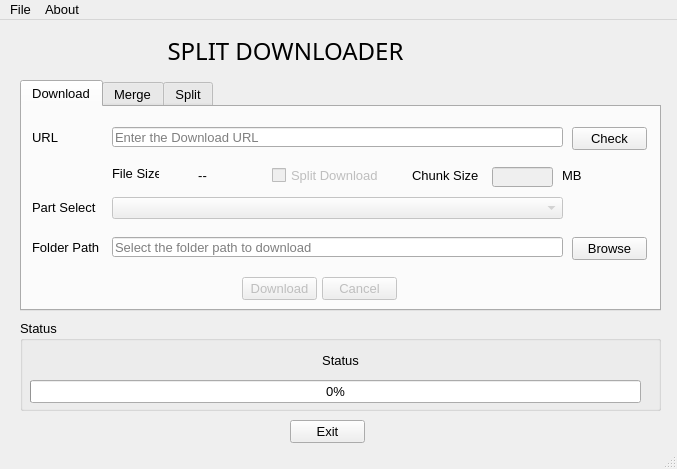
<?xml version="1.0" encoding="UTF-8"?>
<ui version="4.0">
 <class>SplitDownloader</class>
 <widget class="QMainWindow" name="SplitDownloader">
  <property name="enabled">
   <bool>true</bool>
  </property>
  <property name="geometry">
   <rect>
    <x>0</x>
    <y>0</y>
    <width>677</width>
    <height>469</height>
   </rect>
  </property>
  <property name="sizePolicy">
   <sizepolicy hsizetype="Fixed" vsizetype="Fixed">
    <horstretch>0</horstretch>
    <verstretch>0</verstretch>
   </sizepolicy>
  </property>
  <property name="font">
   <font>
    <pointsize>10</pointsize>
   </font>
  </property>
  <property name="windowTitle">
   <string>Split Downloader</string>
  </property>
  <property name="windowIcon">
   <iconset resource="download.qrc">
    <normaloff>:/download.png/download.png</normaloff>:/download.png/download.png</iconset>
  </property>
  <property name="accessibleDescription">
   <string extracomment="Enter the Download URL"/>
  </property>
  <property name="autoFillBackground">
   <bool>false</bool>
  </property>
  <widget class="QWidget" name="centralwidget">
   <widget class="QGroupBox" name="groupbox_status">
    <property name="geometry">
     <rect>
      <x>20</x>
      <y>300</y>
      <width>641</width>
      <height>91</height>
     </rect>
    </property>
    <property name="title">
     <string>Status</string>
    </property>
    <widget class="QProgressBar" name="progressBar">
     <property name="geometry">
      <rect>
       <x>10</x>
       <y>60</y>
       <width>611</width>
       <height>23</height>
      </rect>
     </property>
     <property name="value">
      <number>0</number>
     </property>
    </widget>
    <widget class="QLabel" name="label_download_status">
     <property name="geometry">
      <rect>
       <x>10</x>
       <y>30</y>
       <width>621</width>
       <height>20</height>
      </rect>
     </property>
     <property name="layoutDirection">
      <enum>Qt::LeftToRight</enum>
     </property>
     <property name="text">
      <string>Status</string>
     </property>
     <property name="alignment">
      <set>Qt::AlignCenter</set>
     </property>
    </widget>
   </widget>
   <widget class="QPushButton" name="button_exit">
    <property name="geometry">
     <rect>
      <x>290</x>
      <y>400</y>
      <width>75</width>
      <height>23</height>
     </rect>
    </property>
    <property name="text">
     <string>Exit</string>
    </property>
   </widget>
   <widget class="QLabel" name="SplitDownloader_header">
    <property name="geometry">
     <rect>
      <x>110</x>
      <y>20</y>
      <width>351</width>
      <height>21</height>
     </rect>
    </property>
    <property name="font">
     <font>
      <family>Segoe Script</family>
      <pointsize>18</pointsize>
     </font>
    </property>
    <property name="text">
     <string>SPLIT DOWNLOADER</string>
    </property>
    <property name="alignment">
     <set>Qt::AlignCenter</set>
    </property>
   </widget>
   <widget class="QLabel" name="logo">
    <property name="geometry">
     <rect>
      <x>460</x>
      <y>10</y>
      <width>51</width>
      <height>41</height>
     </rect>
    </property>
    <property name="text">
     <string/>
    </property>
    <property name="pixmap">
     <pixmap resource="download.qrc">:/download.png/download.png</pixmap>
    </property>
    <property name="scaledContents">
     <bool>true</bool>
    </property>
   </widget>
   <widget class="QTabWidget" name="Tab_MAIN">
    <property name="geometry">
     <rect>
      <x>20</x>
      <y>60</y>
      <width>641</width>
      <height>231</height>
     </rect>
    </property>
    <property name="autoFillBackground">
     <bool>true</bool>
    </property>
    <property name="styleSheet">
     <string notr="true"/>
    </property>
    <property name="currentIndex">
     <number>0</number>
    </property>
    <widget class="QWidget" name="tab_download">
     <attribute name="title">
      <string>Download</string>
     </attribute>
     <widget class="QPushButton" name="button_browse_download">
      <property name="geometry">
       <rect>
        <x>550</x>
        <y>130</y>
        <width>75</width>
        <height>23</height>
       </rect>
      </property>
      <property name="text">
       <string>Browse</string>
      </property>
     </widget>
     <widget class="QLabel" name="label_part_select">
      <property name="geometry">
       <rect>
        <x>10</x>
        <y>90</y>
        <width>71</width>
        <height>21</height>
       </rect>
      </property>
      <property name="text">
       <string>Part Select</string>
      </property>
     </widget>
     <widget class="QComboBox" name="combo_partselect">
      <property name="enabled">
       <bool>false</bool>
      </property>
      <property name="geometry">
       <rect>
        <x>90</x>
        <y>90</y>
        <width>451</width>
        <height>22</height>
       </rect>
      </property>
      <property name="editable">
       <bool>false</bool>
      </property>
     </widget>
     <widget class="QLabel" name="label_file_size_output">
      <property name="geometry">
       <rect>
        <x>150</x>
        <y>60</y>
        <width>61</width>
        <height>16</height>
       </rect>
      </property>
      <property name="text">
       <string>--</string>
      </property>
      <property name="alignment">
       <set>Qt::AlignCenter</set>
      </property>
     </widget>
     <widget class="QLabel" name="label_file_size">
      <property name="geometry">
       <rect>
        <x>90</x>
        <y>60</y>
        <width>47</width>
        <height>13</height>
       </rect>
      </property>
      <property name="text">
       <string>File Size :</string>
      </property>
     </widget>
     <widget class="QLabel" name="label_url">
      <property name="geometry">
       <rect>
        <x>10</x>
        <y>20</y>
        <width>51</width>
        <height>20</height>
       </rect>
      </property>
      <property name="text">
       <string>URL</string>
      </property>
     </widget>
     <widget class="QLabel" name="label_folder_path_download">
      <property name="geometry">
       <rect>
        <x>10</x>
        <y>130</y>
        <width>71</width>
        <height>21</height>
       </rect>
      </property>
      <property name="text">
       <string>Folder Path</string>
      </property>
     </widget>
     <widget class="QPushButton" name="button_url_check">
      <property name="geometry">
       <rect>
        <x>550</x>
        <y>20</y>
        <width>75</width>
        <height>23</height>
       </rect>
      </property>
      <property name="text">
       <string>Check</string>
      </property>
     </widget>
     <widget class="QPushButton" name="button_download">
      <property name="enabled">
       <bool>false</bool>
      </property>
      <property name="geometry">
       <rect>
        <x>220</x>
        <y>170</y>
        <width>75</width>
        <height>23</height>
       </rect>
      </property>
      <property name="styleSheet">
       <string notr="true"/>
      </property>
      <property name="text">
       <string>Download</string>
      </property>
     </widget>
     <widget class="QLabel" name="label_chunk_size">
      <property name="geometry">
       <rect>
        <x>390</x>
        <y>60</y>
        <width>71</width>
        <height>16</height>
       </rect>
      </property>
      <property name="text">
       <string>Chunk Size :</string>
      </property>
     </widget>
     <widget class="QLabel" name="label_MB">
      <property name="geometry">
       <rect>
        <x>540</x>
        <y>60</y>
        <width>21</width>
        <height>16</height>
       </rect>
      </property>
      <property name="text">
       <string>MB</string>
      </property>
     </widget>
     <widget class="QPushButton" name="button_cancel_download">
      <property name="enabled">
       <bool>false</bool>
      </property>
      <property name="geometry">
       <rect>
        <x>300</x>
        <y>170</y>
        <width>75</width>
        <height>23</height>
       </rect>
      </property>
      <property name="text">
       <string>Cancel</string>
      </property>
     </widget>
     <widget class="QLineEdit" name="url_line_edit">
      <property name="geometry">
       <rect>
        <x>90</x>
        <y>20</y>
        <width>451</width>
        <height>20</height>
       </rect>
      </property>
      <property name="placeholderText">
       <string>Enter the Download URL</string>
      </property>
     </widget>
     <widget class="QLineEdit" name="folder_download_line_edit">
      <property name="geometry">
       <rect>
        <x>90</x>
        <y>130</y>
        <width>451</width>
        <height>20</height>
       </rect>
      </property>
      <property name="placeholderText">
       <string>Select the folder path to download</string>
      </property>
     </widget>
     <widget class="QLineEdit" name="lineedit_chunk_size">
      <property name="enabled">
       <bool>false</bool>
      </property>
      <property name="geometry">
       <rect>
        <x>470</x>
        <y>60</y>
        <width>61</width>
        <height>20</height>
       </rect>
      </property>
     </widget>
     <widget class="QCheckBox" name="checkBox">
      <property name="enabled">
       <bool>false</bool>
      </property>
      <property name="geometry">
       <rect>
        <x>250</x>
        <y>60</y>
        <width>111</width>
        <height>17</height>
       </rect>
      </property>
      <property name="text">
       <string>Split Download</string>
      </property>
     </widget>
    </widget>
    <widget class="QWidget" name="tab_merge">
     <attribute name="title">
      <string>Merge</string>
     </attribute>
     <widget class="QPushButton" name="button_merge">
      <property name="enabled">
       <bool>true</bool>
      </property>
      <property name="geometry">
       <rect>
        <x>220</x>
        <y>160</y>
        <width>75</width>
        <height>23</height>
       </rect>
      </property>
      <property name="text">
       <string>Merge</string>
      </property>
     </widget>
     <widget class="QPushButton" name="button_browse_merge_path_merge">
      <property name="geometry">
       <rect>
        <x>550</x>
        <y>100</y>
        <width>75</width>
        <height>23</height>
       </rect>
      </property>
      <property name="text">
       <string>Browse</string>
      </property>
     </widget>
     <widget class="QLabel" name="label_merge_path_merge">
      <property name="geometry">
       <rect>
        <x>10</x>
        <y>100</y>
        <width>71</width>
        <height>16</height>
       </rect>
      </property>
      <property name="text">
       <string>Merge Path</string>
      </property>
     </widget>
     <widget class="QLabel" name="label_folder_path_merge_3">
      <property name="geometry">
       <rect>
        <x>10</x>
        <y>60</y>
        <width>81</width>
        <height>16</height>
       </rect>
      </property>
      <property name="text">
       <string> Folder Path</string>
      </property>
     </widget>
     <widget class="QPushButton" name="button_browse_folder_merge">
      <property name="geometry">
       <rect>
        <x>550</x>
        <y>60</y>
        <width>75</width>
        <height>23</height>
       </rect>
      </property>
      <property name="text">
       <string>Browse</string>
      </property>
     </widget>
     <widget class="QPushButton" name="button_cancel_merge">
      <property name="enabled">
       <bool>false</bool>
      </property>
      <property name="geometry">
       <rect>
        <x>300</x>
        <y>160</y>
        <width>75</width>
        <height>23</height>
       </rect>
      </property>
      <property name="text">
       <string>Cancel</string>
      </property>
     </widget>
     <widget class="QPushButton" name="button_browse_config_merge">
      <property name="geometry">
       <rect>
        <x>550</x>
        <y>20</y>
        <width>75</width>
        <height>23</height>
       </rect>
      </property>
      <property name="text">
       <string>Browse</string>
      </property>
     </widget>
     <widget class="QLabel" name="label_config_file_merge">
      <property name="geometry">
       <rect>
        <x>10</x>
        <y>20</y>
        <width>71</width>
        <height>16</height>
       </rect>
      </property>
      <property name="text">
       <string>Config File</string>
      </property>
     </widget>
     <widget class="QLineEdit" name="line_edit_config">
      <property name="geometry">
       <rect>
        <x>100</x>
        <y>20</y>
        <width>441</width>
        <height>20</height>
       </rect>
      </property>
      <property name="placeholderText">
       <string>Select the config file created by Downloader/Spltter</string>
      </property>
     </widget>
     <widget class="QLineEdit" name="line_edit_folder_merge">
      <property name="geometry">
       <rect>
        <x>100</x>
        <y>60</y>
        <width>441</width>
        <height>20</height>
       </rect>
      </property>
      <property name="placeholderText">
       <string>Select the folder that conatins the split files to merge (starting name should be 1,2,3)</string>
      </property>
     </widget>
     <widget class="QLineEdit" name="line_edit_merge_path_merge">
      <property name="geometry">
       <rect>
        <x>100</x>
        <y>100</y>
        <width>441</width>
        <height>20</height>
       </rect>
      </property>
      <property name="placeholderText">
       <string>Select the path to store the merge output</string>
      </property>
     </widget>
    </widget>
    <widget class="QWidget" name="tab_split">
     <attribute name="title">
      <string>Split</string>
     </attribute>
     <widget class="QPushButton" name="button_browse_file_pt_split">
      <property name="geometry">
       <rect>
        <x>550</x>
        <y>40</y>
        <width>75</width>
        <height>23</height>
       </rect>
      </property>
      <property name="text">
       <string>Browse</string>
      </property>
     </widget>
     <widget class="QPushButton" name="button_split">
      <property name="enabled">
       <bool>true</bool>
      </property>
      <property name="geometry">
       <rect>
        <x>220</x>
        <y>160</y>
        <width>75</width>
        <height>23</height>
       </rect>
      </property>
      <property name="text">
       <string>Split</string>
      </property>
     </widget>
     <widget class="QLabel" name="label_file_path_split">
      <property name="geometry">
       <rect>
        <x>20</x>
        <y>40</y>
        <width>61</width>
        <height>16</height>
       </rect>
      </property>
      <property name="text">
       <string>File Path</string>
      </property>
     </widget>
     <widget class="QPushButton" name="button_browse_out_pt_split">
      <property name="geometry">
       <rect>
        <x>550</x>
        <y>110</y>
        <width>75</width>
        <height>23</height>
       </rect>
      </property>
      <property name="text">
       <string>Browse</string>
      </property>
     </widget>
     <widget class="QLabel" name="label_out_path_split">
      <property name="geometry">
       <rect>
        <x>20</x>
        <y>110</y>
        <width>61</width>
        <height>16</height>
       </rect>
      </property>
      <property name="text">
       <string>Out Path</string>
      </property>
     </widget>
     <widget class="QPushButton" name="button_cancel_split">
      <property name="enabled">
       <bool>false</bool>
      </property>
      <property name="geometry">
       <rect>
        <x>300</x>
        <y>160</y>
        <width>75</width>
        <height>23</height>
       </rect>
      </property>
      <property name="text">
       <string>Cancel</string>
      </property>
     </widget>
     <widget class="QLineEdit" name="line_edit_file_path_split">
      <property name="geometry">
       <rect>
        <x>90</x>
        <y>40</y>
        <width>451</width>
        <height>20</height>
       </rect>
      </property>
      <property name="placeholderText">
       <string>Select the file to split</string>
      </property>
     </widget>
     <widget class="QLineEdit" name="line_edit_out_path_split">
      <property name="geometry">
       <rect>
        <x>90</x>
        <y>110</y>
        <width>451</width>
        <height>20</height>
       </rect>
      </property>
      <property name="placeholderText">
       <string>Select the output path to store the split files</string>
      </property>
     </widget>
     <widget class="QLabel" name="label_file_size_output_split">
      <property name="geometry">
       <rect>
        <x>150</x>
        <y>80</y>
        <width>61</width>
        <height>16</height>
       </rect>
      </property>
      <property name="text">
       <string>--</string>
      </property>
      <property name="alignment">
       <set>Qt::AlignCenter</set>
      </property>
     </widget>
     <widget class="QLabel" name="label_chunk_size_split">
      <property name="geometry">
       <rect>
        <x>360</x>
        <y>80</y>
        <width>71</width>
        <height>16</height>
       </rect>
      </property>
      <property name="text">
       <string>Chunk Size :</string>
      </property>
     </widget>
     <widget class="QLabel" name="label_file_size_split">
      <property name="geometry">
       <rect>
        <x>90</x>
        <y>80</y>
        <width>47</width>
        <height>13</height>
       </rect>
      </property>
      <property name="text">
       <string>File Size :</string>
      </property>
     </widget>
     <widget class="QLabel" name="label_MB_2">
      <property name="geometry">
       <rect>
        <x>520</x>
        <y>80</y>
        <width>21</width>
        <height>16</height>
       </rect>
      </property>
      <property name="text">
       <string>MB</string>
      </property>
     </widget>
     <widget class="QLineEdit" name="lineedit_chunk_size_split">
      <property name="enabled">
       <bool>false</bool>
      </property>
      <property name="geometry">
       <rect>
        <x>440</x>
        <y>80</y>
        <width>71</width>
        <height>20</height>
       </rect>
      </property>
     </widget>
    </widget>
   </widget>
  </widget>
  <widget class="QMenuBar" name="menubar">
   <property name="geometry">
    <rect>
     <x>0</x>
     <y>0</y>
     <width>677</width>
     <height>21</height>
    </rect>
   </property>
   <widget class="QMenu" name="menuFile">
    <property name="title">
     <string>File</string>
    </property>
    <addaction name="actionExit"/>
   </widget>
   <widget class="QMenu" name="menuAbout">
    <property name="title">
     <string>About</string>
    </property>
    <addaction name="actiongithub"/>
   </widget>
   <addaction name="menuFile"/>
   <addaction name="menuAbout"/>
  </widget>
  <widget class="QStatusBar" name="statusbar"/>
  <action name="actionExit">
   <property name="text">
    <string>Exit</string>
   </property>
  </action>
  <action name="actiongithub">
   <property name="text">
    <string>github</string>
   </property>
  </action>
 </widget>
 <resources>
  <include location="download.qrc"/>
  <include location="download.qrc"/>
 </resources>
 <connections/>
</ui>
